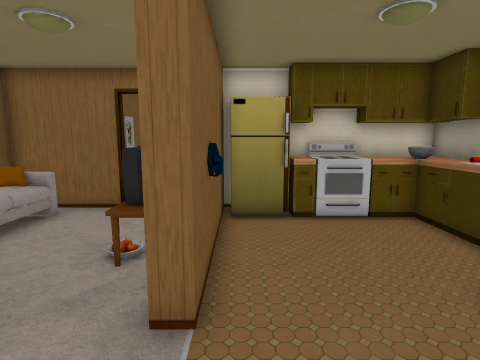
view 1 (above)

12 first-person views from a walk through a scene from a Unity 3-D project. The camera is 1.3 m above the floor, tilts 8° down and sees 80° across. The floor is counted in squares, 0.5 m on a side. Each view is taken from the middle of a square. On the plan, view 1 faces up. The plan holds only what a view shows up to about 19 squares ahead; the rest is blank. The place goes on beyond the plan. The player is left out. Some surface patterns are stand-ins.

view 2
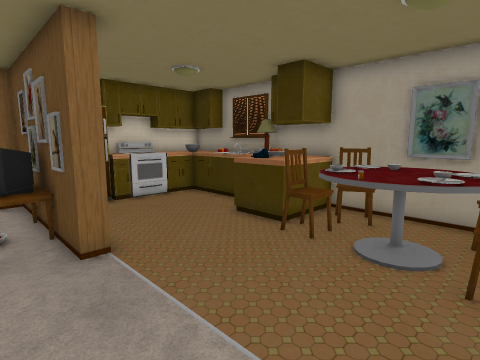

view 3
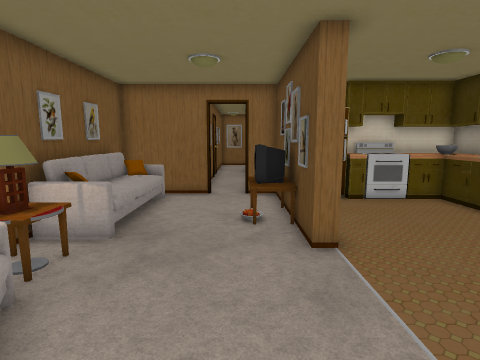

view 4
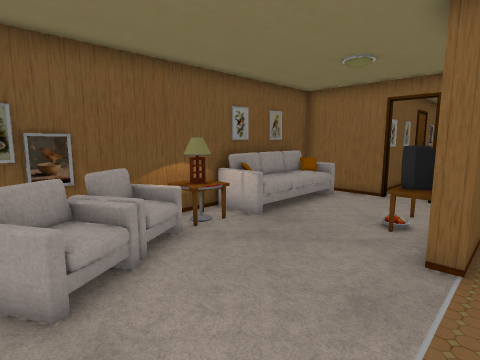

view 5
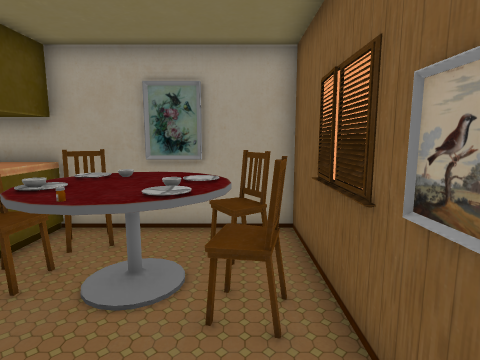

view 6
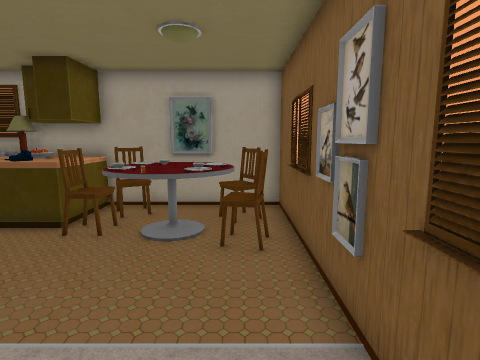

view 7
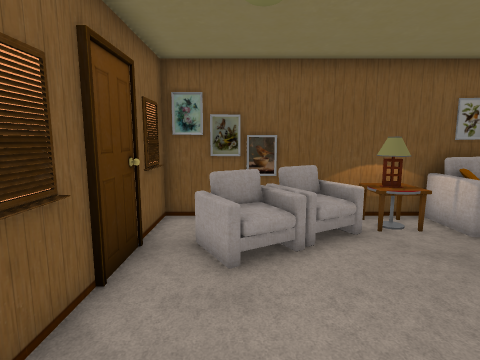

view 8
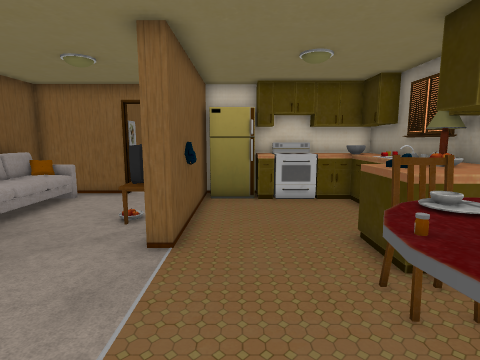

view 9
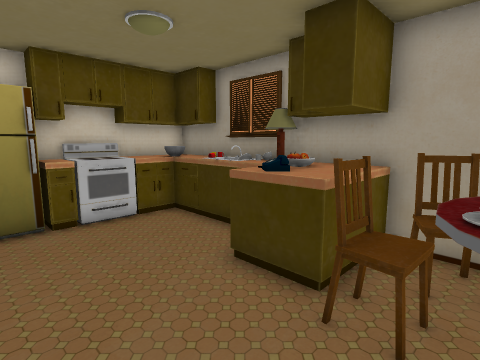

view 10
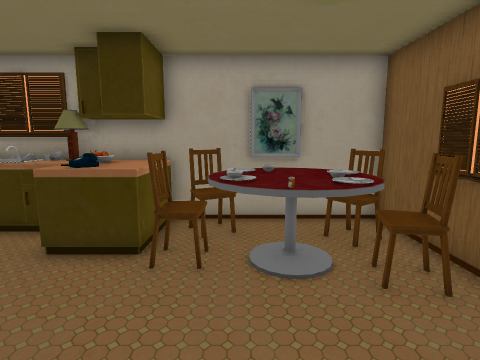

view 11
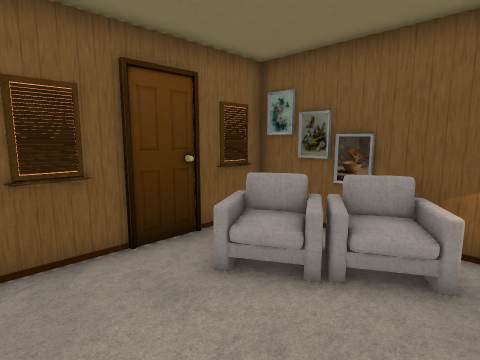

view 12
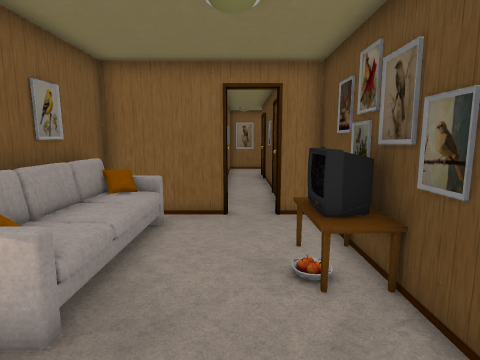

### Floor plan
Key: @ floor where view 1 was taken; # wall or solid block; . floor; = window, fence, low wall or low ledge; ^ raised ledge; O other object.
Columns run from 9 left of view 1 to 7 right of it. Each row starts with its distance up from view 1.
 11 #################
 10 # ......#OOO^#OOO
  9 # O.....#OOO=#OOO
  8 # O...OOO .....OO
  7 # O...OOO .....O#
  6 # O...OOO#.....##
  5 # O.... ##.... ##
  4 #.O.....# ...OOOO
  3 #OO..........OOOO
  2 #OO..........OOO#
  1 #.O.........OOOO#
  0 # OO.....@.OOOOO#
 -1 # OO.......OOOOO#
 -2 #.OOO......OOOOO#
 -3 #..OO.......OOOO#
 -4 ############O#O.#
 -5           #######

Positions as (right, up) in squares from view 1, and headings:
1: (0, 0), facing up
2: (-3, -3), facing up-right
3: (-3, -3), facing up
4: (0, -3), facing up-left
5: (-1, -3), facing right
6: (-4, -3), facing right
7: (1, -2), facing left
8: (1, -3), facing up
9: (0, 0), facing up-right
10: (-2, 0), facing right
11: (-1, 2), facing down-left
12: (-4, 1), facing up
